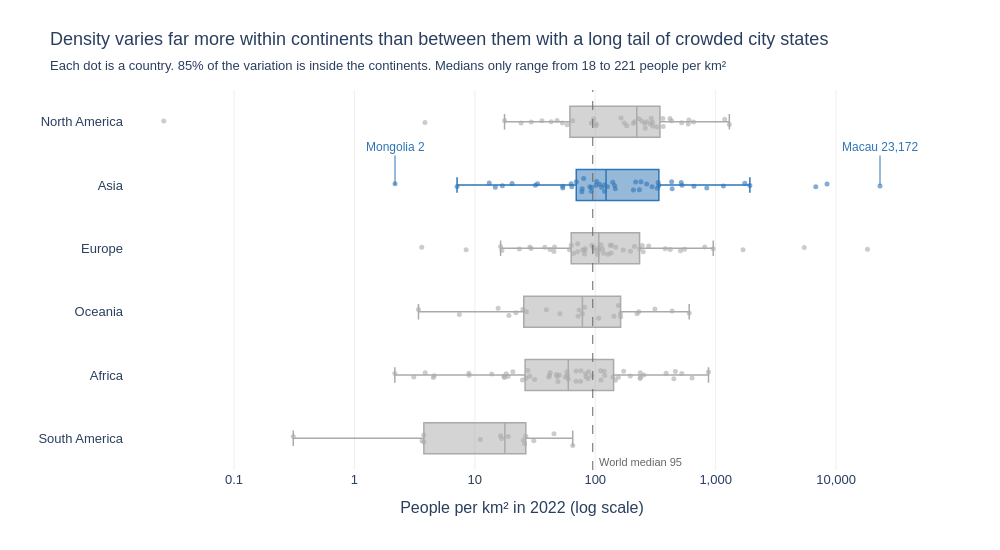

Notebook code cell kept with this figure:
### Markdown cell above
**Chart choice & justification:** *Which chart did you choose, and why? Justify design choices.

- **Box plot** because it compares the spread of several groups in a compact way (Lecture 5). A violin needs more points to show a real shape and South America has only 14 countries.
- **Log scale** because density goes from 0.03 to over 23,000 people per km². The boxes are drawn on the log values so the whiskers match what the axis shows.
- **Shape named in the title** as Lecture 5 asks. Most countries sit in the middle and city states like Macau, Monaco and Singapore form a long tail of very crowded places. The subtitle backs the title up with 85% of the variation being inside the continents.
- **Dots and a median line.** Every country is a dot on its box so the reader sees the whole spread and not only the average. The dashed line is the world median of 95 to compare the continents against.
- **Asia is blue** because it has the most extreme points on both ends. Macau is the most crowded place in the data and Mongolia is the fourth emptiest. The continents are named on the axis so no legend is needed.

### Code cell
# Q4
d4 = df.copy()
# boxes are drawn on log10 values so the whiskers are computed on the same scale the axis shows
d4['Log density'] = np.log10(d4['Density'])

medians = d4.groupby('Continent')['Density'].median().sort_values(ascending=False)
order = medians.index.tolist()   # highest median at the top
world_median = d4['Density'].median()

# share of the variation (on the log scale) that is inside the continents and not between them
continent_mean = d4.groupby('Continent')['Log density'].transform('mean')
within_share = (((d4['Log density'] - continent_mean) ** 2).sum()
                / ((d4['Log density'] - d4['Log density'].mean()) ** 2).sum())

asia = d4.loc[d4['Continent'] == 'Asia']
asia_min = asia.loc[asia['Density'].idxmin()]
asia_max = asia.loc[asia['Density'].idxmax()]
city_states = d4.nlargest(3, 'Density')['Country'].tolist()
print(medians.round(0).to_string())
print(f'World median {world_median:.0f}, variation within continents {within_share:.0%}, densest {city_states}')

fig = px.box(
    data_frame=d4,
    x='Log density', y='Continent',
    orientation='h',
    color='Continent',
    color_discrete_map={c: BLUE if c == 'Asia' else GREY for c in order},
    category_orders={'Continent': order},
    points='all',   # every country is a dot so the spread is visible
    hover_name='Country',
    hover_data={'Continent': False, 'Log density': False, 'Density': ':,.2~f'},
    labels={'Density': 'People per km²', 'Continent': ''},
    template='plotly_white',
    height=550, width=1000
)

fig.update_traces(jitter=0.5, pointpos=0, marker=dict(size=5, opacity=0.6), line=dict(width=1.5),
                  hoveron='points')   # hover on a dot shows the real density, not the log value

ticks = list(range(-1, 5))
fig.update_layout(
    title=dict(
        text='Density varies far more within continents than between them with a long tail of crowded city states',
        subtitle=dict(text=f"Each dot is a country. {within_share:.0%} of the variation is inside the continents. "
                           f"Medians only range from {medians.min():.0f} to {medians.max():.0f} people per km²")
    ),
    font=FONT,
    showlegend=False,
    xaxis=dict(title='People per km² in 2022 (log scale)', gridcolor='#EEEEEE', zeroline=False,
               tickvals=ticks, ticktext=[f'{10 ** t:,.10g}' for t in ticks]),
    yaxis=dict(showgrid=False),
    margin=dict(t=90)
)

# world median as the reference line
fig.add_vline(x=np.log10(world_median), line_dash='dash', line_color=DARK, line_width=1)
fig.add_annotation(x=np.log10(world_median), y=0, yref='paper', xanchor='left', yanchor='bottom', xshift=4,
                   text=f'World median {world_median:.0f}', showarrow=False, font=dict(color=DARK, size=11))

# the two ends of Asia
for row in [asia_min, asia_max]:
    fig.add_annotation(x=np.log10(row['Density']), y='Asia',
                       text=f"{row['Country']} {row['Density']:,.0f}",
                       showarrow=True, arrowhead=0, arrowcolor=BLUE, ax=0, ay=-38,
                       font=dict(size=12, color=BLUE))

fig.show()
fig.write_image('q4_density_spread.png', scale=2)

### Figure 1 — Plotly figure (JSON) as saved in the notebook; plotly's stock layout.template omitted (floating-point values rounded to 4 significant figures)
{"data": [{"alignmentgroup": "True", "boxpoints": "all", "customdata": [[174.3], [212.1], [591.4], [29.4], [655.0], [17.65], [1189.0], [207.3], [3.851], [260.2], [101.4], [102.0], [430.5], [96.85], [230.7], [301.1], [0.0261], [364.6], [243.1], [163.9], [417.5], [92.74], [257.2], [325.8], [64.91], [43.04], [53.3], [58.46], [366.7], [522.2], [182.6], [292.0], [599.8], [24.22], [267.2], [1299.0], [298.4], [48.21], [36.09], [286.6]], "hoveron": "points", "hovertemplate": "<b>%{hovertext}</b><br><br>People per km²=%{customdata[0]:,.2~f}<extra></extra>", "hovertext": ["Anguilla", "Antigua and Barbuda", "Aruba", "Bahamas", "Barbados", "Belize", "Bermuda", "British Virgin Islands", "Canada", "Cayman Islands", "Costa Rica", "Cuba", "Curacao", "Dominica", "Dominican Republic", "El Salvador", "Greenland", "Grenada", "Guadeloupe", "Guatemala", "Haiti", "Honduras", "Jamaica", "Martinique", "Mexico", "Montserrat", "Nicaragua", "Panama", "Puerto Rico", "Saint Barthelemy", "Saint Kitts and Nevis", "Saint Lucia", "Saint Martin", "Saint Pierre and Miquelon", "Saint Vincent and the Grenadines", "Sint Maarten", "Trinidad and Tobago", "Turks and Caicos Islands", "United States", "United States Virgin Islands"], "jitter": 0.5, "legendgroup": "North America", "line": {"width": 1.5}, "marker": {"color": "#AAAAAA", "opacity": 0.6, "size": 5}, "name": "North America", "notched": false, "offsetgroup": "North America", "orientation": "h", "pointpos": 0, "showlegend": true, "type": "box", "x": [2.241, 2.327, 2.772, 1.468, 2.816, 1.247, 3.075, 2.317, 0.5856, 2.415, 2.006, 2.009, 2.634, 1.986, 2.363, 2.479, -1.583, 2.562, 2.386, 2.215, 2.621, 1.967, 2.41, 2.513, 1.812, 1.634, 1.727, 1.767, 2.564, 2.718, 2.261, 2.465, 2.778, 1.384, 2.427, 3.114, 2.475, 1.683, 1.557, 2.457], "x0": " ", "xaxis": "x", "y": ["North America", "North America", "North America", "North America", "North America", "North America", "North America", "North America", "North America", "North America", "North America", "North America", "North America", "North America", "North America", "North America", "North America", "North America", "North America", "North America", "North America", "North America", "North America", "North America", "North America", "North America", "North America", "North America", "North America", "North America", "North America", "North America", "North America", "North America", "North America", "North America", "North America", "North America", "North America", "North America"], "y0": " ", "yaxis": "y"}, {"alignmentgroup": "True", "boxpoints": "all", "customdata": [[63.06], [93.48], [119.6], [1924.0], [1160.0], [20.38], [77.88], [92.62], [146.9], [53.72], [6783.0], [431.1], [144.7], [53.73], [101.5], [435.2], [328.0], [126.3], [7.119], [239.6], [33.16], [31.8], [525.2], [23170.0], [102.6], [1746.0], [2.173], [80.08], [207.6], [216.3], [14.79], [267.4], [844.1], [337.5], [232.6], [16.94], [8416.0], [517.1], [332.8], [119.5], [660.2], [69.55], [139.7], [90.18], [108.9], [13.18], [112.9], [77.4], [296.4], [63.82]], "hoveron": "points", "hovertemplate": "<b>%{hovertext}</b><br><br>People per km²=%{customdata[0]:,.2~f}<extra></extra>", "hovertext": ["Afghanistan", "Armenia", "Azerbaijan", "Bahrain", "Bangladesh", "Bhutan", "Brunei", "Cambodia", "China", "Georgia", "Hong Kong", "India", "Indonesia", "Iran", "Iraq", "Israel", "Japan", "Jordan", "Kazakhstan", "Kuwait", "Kyrgyzstan", "Laos", "Lebanon", "Macau", "Malaysia", "Maldives", "Mongolia", "Myanmar", "Nepal", "North Korea", "Oman", "Pakistan", "Palestine", "Philippines", "Qatar", "Saudi Arabia", "Singapore", "South Korea", "Sri Lanka", "Syria", "Taiwan", "Tajikistan", "Thailand", "Timor-Leste", "Turkey", "Turkmenistan", "United Arab Emirates", "Uzbekistan", "Vietnam", "Yemen"], "jitter": 0.5, "legendgroup": "Asia", "line": {"width": 1.5}, "marker": {"color": "#2E75B6", "opacity": 0.6, "size": 5}, "name": "Asia", "notched": false, "offsetgroup": "Asia", "orientation": "h", "pointpos": 0, "showlegend": true, "type": "box", "x": [1.8, 1.971, 2.078, 3.284, 3.064, 1.309, 1.891, 1.967, 2.167, 1.73, 3.831, 2.635, 2.16, 1.73, 2.007, 2.639, 2.516, 2.101, 0.8524, 2.379, 1.521, 1.502, 2.72, 4.365, 2.011, 3.242, 0.337, 1.904, 2.317, 2.335, 1.17, 2.427, 2.926, 2.528, 2.367, 1.229, 3.925, 2.714, 2.522, 2.077, 2.82, 1.842, 2.145, 1.955, 2.037, 1.12, 2.053, 1.889, 2.472, 1.805], "x0": " ", "xaxis": "x", "y": ["Asia", "Asia", "Asia", "Asia", "Asia", "Asia", "Asia", "Asia", "Asia", "Asia", "Asia", "Asia", "Asia", "Asia", "Asia", "Asia", "Asia", "Asia", "Asia", "Asia", "Asia", "Asia", "Asia", "Asia", "Asia", "Asia", "Asia", "Asia", "Asia", "Asia", "Asia", "Asia", "Asia", "Asia", "Asia", "Asia", "Asia", "Asia", "Asia", "Asia", "Asia", "Asia", "Asia", "Asia", "Asia", "Asia", "Asia", "Asia", "Asia", "Asia"], "y0": " ", "yaxis": "y"}, {"alignmentgroup": "True", "boxpoints": "all", "customdata": [[98.87], [170.6], [106.6], [45.93], [381.8], [63.14], [61.17], [71.22], [135.3], [133.1], [136.5], [29.32], [38.11], [16.37], [117.1], [233.5], [5442.0], [78.68], [811.6], [107.1], [3.62], [71.48], [147.8], [195.9], [955.0], [28.67], [245.8], [42.11], [250.4], [1688.0], [96.7], [18230.0], [45.4], [419.7], [81.42], [16.78], [127.5], [111.5], [82.47], [8.464], [551.8], [81.73], [115.1], [104.6], [93.99], [23.43], [211.7], [65.79], [277.9], [510.0]], "hoveron": "points", "hovertemplate": "<b>%{hovertext}</b><br><br>People per km²=%{customdata[0]:,.2~f}<extra></extra>", "hovertext": ["Albania", "Andorra", "Austria", "Belarus", "Belgium", "Bosnia and Herzegovina", "Bulgaria", "Croatia", "Cyprus", "Czech Republic", "Denmark", "Estonia", "Faroe Islands", "Finland", "France", "Germany", "Gibraltar", "Greece", "Guernsey", "Hungary", "Iceland", "Ireland", "Isle of Man", "Italy", "Jersey", "Latvia", "Liechtenstein", "Lithuania", "Luxembourg", "Malta", "Moldova", "Monaco", "Montenegro", "Netherlands", "North Macedonia", "Norway", "Poland", "Portugal", "Romania", "Russia", "San Marino", "Serbia", "Slovakia", "Slovenia", "Spain", "Sweden", "Switzerland", "Ukraine", "United Kingdom", "Vatican City"], "jitter": 0.5, "legendgroup": "Europe", "line": {"width": 1.5}, "marker": {"color": "#AAAAAA", "opacity": 0.6, "size": 5}, "name": "Europe", "notched": false, "offsetgroup": "Europe", "orientation": "h", "pointpos": 0, "showlegend": true, "type": "box", "x": [1.995, 2.232, 2.028, 1.662, 2.582, 1.8, 1.787, 1.853, 2.131, 2.124, 2.135, 1.467, 1.581, 1.214, 2.069, 2.368, 3.736, 1.896, 2.909, 2.03, 0.5588, 1.854, 2.17, 2.292, 2.98, 1.457, 2.391, 1.624, 2.399, 3.227, 1.985, 4.261, 1.657, 2.623, 1.911, 1.225, 2.105, 2.047, 1.916, 0.9276, 2.742, 1.912, 2.061, 2.019, 1.973, 1.37, 2.326, 1.818, 2.444, 2.708], "x0": " ", "xaxis": "x", "y": ["Europe", "Europe", "Europe", "Europe", "Europe", "Europe", "Europe", "Europe", "Europe", "Europe", "Europe", "Europe", "Europe", "Europe", "Europe", "Europe", "Europe", "Europe", "Europe", "Europe", "Europe", "Europe", "Europe", "Europe", "Europe", "Europe", "Europe", "Europe", "Europe", "Europe", "Europe", "Europe", "Europe", "Europe", "Europe", "Europe", "Europe", "Europe", "Europe", "Europe", "Europe", "Europe", "Europe", "Europe", "Europe", "Europe", "Europe", "Europe", "Europe", "Europe"], "y0": " ", "yaxis": "y"}, {"alignmentgroup": "True", "boxpoints": "all", "customdata": [[222.5], [3.403], [72.08], [50.88], [73.5], [312.9], [161.8], [229.7], [162.6], [603.2], [15.61], [19.17], [7.439], [106.8], [39.34], [21.91], [78.25], [25.06], [155.9], [143.0], [435.1], [26.81], [81.49]], "hoveron": "points", "hovertemplate": "<b>%{hovertext}</b><br><br>People per km²=%{customdata[0]:,.2~f}<extra></extra>", "hovertext": ["American Samoa", "Australia", "Cook Islands", "Fiji", "French Polynesia", "Guam", "Kiribati", "Marshall Islands", "Micronesia", "Nauru", "New Caledonia", "New Zealand", "Niue", "Northern Mariana Islands", "Palau", "Papua New Guinea", "Samoa", "Solomon Islands", "Tokelau", "Tonga", "Tuvalu", "Vanuatu", "Wallis and Futuna"], "jitter": 0.5, "legendgroup": "Oceania", "line": {"width": 1.5}, "marker": {"color": "#AAAAAA", "opacity": 0.6, "size": 5}, "name": "Oceania", "notched": false, "offsetgroup": "Oceania", "orientation": "h", "pointpos": 0, "showlegend": true, "type": "box", "x": [2.347, 0.5319, 1.858, 1.707, 1.866, 2.495, 2.209, 2.361, 2.211, 2.78, 1.193, 1.283, 0.8715, 2.029, 1.595, 1.341, 1.893, 1.399, 2.193, 2.155, 2.639, 1.428, 1.911], "x0": " ", "xaxis": "x", "y": ["Oceania", "Oceania", "Oceania", "Oceania", "Oceania", "Oceania", "Oceania", "Oceania", "Oceania", "Oceania", "Oceania", "Oceania", "Oceania", "Oceania", "Oceania", "Oceania", "Oceania", "Oceania", "Oceania", "Oceania", "Oceania", "Oceania", "Oceania"], "y0": " ", "yaxis": "y"}, {"alignmentgroup": "True", "boxpoints": "all", "customdata": [[18.85], [28.55], [118.6], [4.519], [83.06], [463.1], [58.71], [147.1], [8.956], [13.8], [449.4], [48.31], [42.22], [110.7], [59.71], [31.33], [69.2], [111.7], [8.925], [253.2], [140.3], [56.37], [58.29], [87.33], [93.09], [75.96], [47.61], [3.872], [50.44], [172.2], [18.22], [4.595], [637.0], [871.9], [83.88], [41.13], [3.109], [20.69], [236.6], [17.46], [387.9], [523.1], [235.9], [88.03], [237.0], [120.0], [27.6], [49.05], [17.61], [24.85], [69.3], [155.8], [75.52], [195.6], [2.165], [26.6], [41.77]], "hoveron": "points", "hovertemplate": "<b>%{hovertext}</b><br><br>People per km²=%{customdata[0]:,.2~f}<extra></extra>", "hovertext": ["Algeria", "Angola", "Benin", "Botswana", "Burkina Faso", "Burundi", "Cameroon", "Cape Verde", "Central African Republic", "Chad", "Comoros", "Djibouti", "DR Congo", "Egypt", "Equatorial Guinea", "Eritrea", "Eswatini", "Ethiopia", "Gabon", "Gambia", "Ghana", "Guinea", "Guinea-Bissau", "Ivory Coast", "Kenya", "Lesotho", "Liberia", "Libya", "Madagascar", "Malawi", "Mali", "Mauritania", "Mauritius", "Mayotte", "Morocco", "Mozambique", "Namibia", "Niger", "Nigeria", "Republic of the Congo", "Reunion", "Rwanda", "Sao Tome and Principe", "Senegal", "Seychelles", "Sierra Leone", "Somalia", "South Africa", "South Sudan", "Sudan", "Tanzania", "Togo", "Tunisia", "Uganda", "Western Sahara", "Zambia", "Zimbabwe"], "jitter": 0.5, "legendgroup": "Africa", "line": {"width": 1.5}, "marker": {"color": "#AAAAAA", "opacity": 0.6, "size": 5}, "name": "Africa", "notched": false, "offsetgroup": "Africa", "orientation": "h", "pointpos": 0, "showlegend": true, "type": "box", "x": [1.275, 1.456, 2.074, 0.6551, 1.919, 2.666, 1.769, 2.168, 0.9521, 1.14, 2.653, 1.684, 1.626, 2.044, 1.776, 1.496, 1.84, 2.048, 0.9506, 2.403, 2.147, 1.751, 1.766, 1.941, 1.969, 1.881, 1.678, 0.5879, 1.703, 2.236, 1.26, 0.6623, 2.804, 2.94, 1.924, 1.614, 0.4926, 1.316, 2.374, 1.242, 2.589, 2.719, 2.373, 1.945, 2.375, 2.079, 1.441, 1.691, 1.246, 1.395, 1.841, 2.193, 1.878, 2.291, 0.3355, 1.425, 1.621], "x0": " ", "xaxis": "x", "y": ["Africa", "Africa", "Africa", "Africa", "Africa", "Africa", "Africa", "Africa", "Africa", "Africa", "Africa", "Africa", "Africa", "Africa", "Africa", "Africa", "Africa", "Africa", "Africa", "Africa", "Africa", "Africa", "Africa", "Africa", "Africa", "Africa", "Africa", "Africa", "Africa", "Africa", "Africa", "Africa", "Africa", "Africa", "Africa", "Africa", "Africa", "Africa", "Africa", "Africa", "Africa", "Africa", "Africa", "Africa", "Africa", "Africa", "Africa", "Africa", "Africa", "Africa", "Africa", "Africa", "Africa", "Africa", "Africa", "Africa", "Africa"], "y0": " ", "yaxis": "y"}, {"alignmentgroup": "True", "boxpoints": "all", "customdata": [[16.37], [11.13], [25.28], [25.93], [45.43], [65.02], [0.3105], [3.646], [3.762], [16.67], [26.49], [3.773], [18.91], [30.88]], "hoveron": "points", "hovertemplate": "<b>%{hovertext}</b><br><br>People per km²=%{customdata[0]:,.2~f}<extra></extra>", "hovertext": ["Argentina", "Bolivia", "Brazil", "Chile", "Colombia", "Ecuador", "Falkland Islands", "French Guiana", "Guyana", "Paraguay", "Peru", "Suriname", "Uruguay", "Venezuela"], "jitter": 0.5, "legendgroup": "South America", "line": {"width": 1.5}, "marker": {"color": "#AAAAAA", "opacity": 0.6, "size": 5}, "name": "South America", "notched": false, "offsetgroup": "South America", "orientation": "h", "pointpos": 0, "showlegend": true, "type": "box", "x": [1.214, 1.046, 1.403, 1.414, 1.657, 1.813, -0.5079, 0.5618, 0.5754, 1.222, 1.423, 0.5767, 1.277, 1.49], "x0": " ", "xaxis": "x", "y": ["South America", "South America", "South America", "South America", "South America", "South America", "South America", "South America", "South America", "South America", "South America", "South America", "South America", "South America"], "y0": " ", "yaxis": "y"}], "layout": {"annotations": [{"font": {"color": "#666666", "size": 11}, "showarrow": false, "text": "World median 95", "x": 1.979, "xanchor": "left", "xshift": 4, "y": 0, "yanchor": "bottom", "yref": "paper"}, {"arrowcolor": "#2E75B6", "arrowhead": 0, "ax": 0, "ay": -38, "font": {"color": "#2E75B6", "size": 12}, "showarrow": true, "text": "Mongolia 2", "x": 0.337, "y": "Asia"}, {"arrowcolor": "#2E75B6", "arrowhead": 0, "ax": 0, "ay": -38, "font": {"color": "#2E75B6", "size": 12}, "showarrow": true, "text": "Macau 23,172", "x": 4.365, "y": "Asia"}], "boxmode": "overlay", "font": {"family": "Arial", "size": 13}, "height": 550, "legend": {"title": {"text": ""}, "tracegroupgap": 0}, "margin": {"t": 90}, "shapes": [{"line": {"color": "#666666", "dash": "dash", "width": 1}, "type": "line", "x0": 1.979, "x1": 1.979, "xref": "x", "y0": 0, "y1": 1, "yref": "y domain"}], "showlegend": false, "title": {"subtitle": {"text": "Each dot is a country. 85% of the variation is inside the continents. Medians only range from 18 to 221 people per km²"}, "text": "Density varies far more within continents than between them with a long tail of crowded city states"}, "width": 1000, "xaxis": {"anchor": "y", "domain": [0.0, 1.0], "gridcolor": "#EEEEEE", "ticktext": ["0.1", "1", "10", "100", "1,000", "10,000"], "tickvals": [-1, 0, 1, 2, 3, 4], "title": {"text": "People per km² in 2022 (log scale)"}, "zeroline": false}, "yaxis": {"anchor": "x", "categoryarray": ["South America", "Africa", "Oceania", "Europe", "Asia", "North America"], "categoryorder": "array", "domain": [0.0, 1.0], "showgrid": false, "title": {"text": ""}}}}
